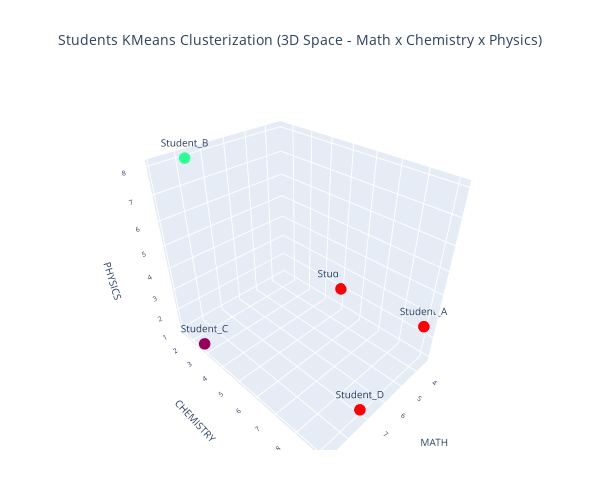

Source (notebook cell):
### Code cell
import plotly.graph_objects as go
fig = go.Figure()

fig.add_trace(go.Scatter3d(
    x=entrance_exam_data["MATH"],
    y=entrance_exam_data["CHEMISTRY"],
    z=entrance_exam_data["PHYSICS"],
    mode='markers+text',
    text=entrance_exam_data["STUDENT"],
    textposition='top center',
    textfont=dict(size=10),
    name="Students",
    marker=dict(
        size=4,
        color=entrance_exam_data["CLUSTER_INDICATOR_KMEANS"],
        colorscale='Rainbow',
        showscale=False
    )
))

fig.update_layout(
    title={
        'text': "Students KMeans Clusterization (3D Space - Math x Chemistry x Physics)",
        'x': 0.5,
        'xanchor': 'center',
        'font': dict(size=14),
        'pad': dict(t=0, b=0)
    },
    legend=dict(
        itemsizing='constant',
        font=dict(size=11),
    ),
    scene=dict(
        xaxis=dict(title=dict(text="MATH",font=dict(size=10)),tickfont=dict(size=9)),
        yaxis=dict(title=dict(text="CHEMISTRY",font=dict(size=10)),tickfont=dict(size=9)),
        zaxis=dict(title=dict(text="PHYSICS",font=dict(size=10)),tickfont=dict(size=9))
    ),
    width=600,
    height=500,
    margin=dict(
        l=80,
        r=80,
        t=90,
        b=50
    )
)

fig.write_html('./entrance_exam_data_final.html')
fig.show()

### Figure 1 — Plotly figure (JSON) as saved in the notebook; plotly's stock layout.template omitted (floating-point values rounded to 4 significant figures)
{"data": [{"marker": {"color": [2, 1, 0, 2, 2], "colorscale": [[0, "rgb(150,0,90)"], [0.125, "rgb(0,0,200)"], [0.25, "rgb(0,25,255)"], [0.375, "rgb(0,152,255)"], [0.5, "rgb(44,255,150)"], [0.625, "rgb(151,255,0)"], [0.75, "rgb(255,234,0)"], [0.875, "rgb(255,111,0)"], [1, "rgb(255,0,0)"]], "showscale": false, "size": 4}, "mode": "markers+text", "name": "Students", "text": ["Student_A", "Student_B", "Student_C", "Student_D", "Student_E"], "textfont": {"size": 10}, "textposition": "top center", "type": "scatter3d", "x": [3.7, 7.8, 8.9, 7.0, 3.4], "y": [9.1, 1.5, 2.7, 9.0, 5.0], "z": [2.7, 8.0, 1.0, 1.0, 2.0]}], "layout": {"height": 500, "legend": {"font": {"size": 11}, "itemsizing": "constant"}, "margin": {"b": 50, "l": 80, "r": 80, "t": 90}, "scene": {"xaxis": {"tickfont": {"size": 9}, "title": {"font": {"size": 10}, "text": "MATH"}}, "yaxis": {"tickfont": {"size": 9}, "title": {"font": {"size": 10}, "text": "CHEMISTRY"}}, "zaxis": {"tickfont": {"size": 9}, "title": {"font": {"size": 10}, "text": "PHYSICS"}}}, "title": {"font": {"size": 14}, "pad": {"b": 0, "t": 0}, "text": "Students KMeans Clusterization (3D Space - Math x Chemistry x Physics)", "x": 0.5, "xanchor": "center"}, "width": 600}}
